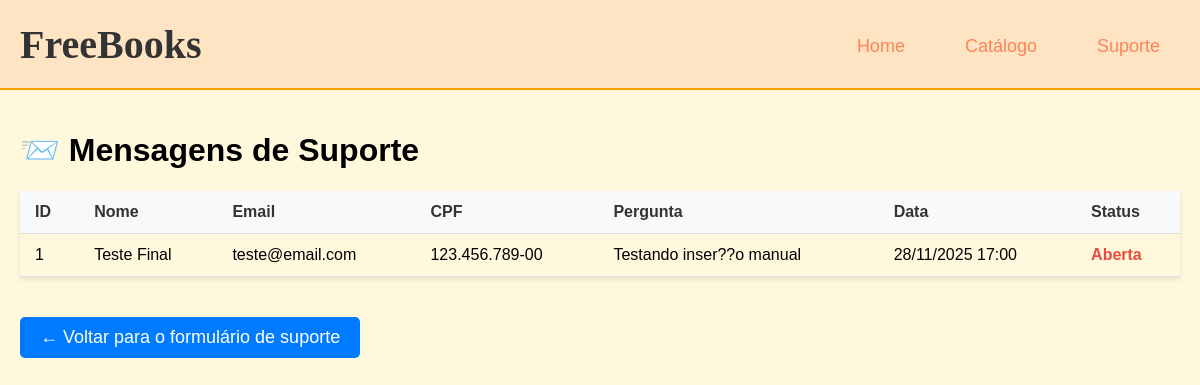
/ver_mensagens.php, run on the app's committed database.
### tables this page shows
CREATE TABLE IF NOT EXISTS `suportes` (
  `id` int(11) NOT NULL AUTO_INCREMENT,
  `nome` varchar(100) NOT NULL,
  `email` varchar(100) NOT NULL,
  `cpf` varchar(14) NOT NULL,
  `pergunta` text NOT NULL,
  `data_envio` timestamp NOT NULL DEFAULT current_timestamp(),
  `status` enum('aberta','respondida') DEFAULT 'aberta',
  PRIMARY KEY (`id`)
);

### ver_mensagens.php (the view, shortened to what this page needs)
<!DOCTYPE html>
<html lang="pt-BR">
<head>
    <link rel="stylesheet" href="style.css">
</head>
<body>
    <header>
        <span class="logotipo">FreeBooks</span>
        <ul class="navlinks">
            <li><a href="index.php">Home</a></li>
            <li><a href="catalogo.php">Catálogo</a></li>
            <li><a href="suporte.php">Suporte</a></li>
        </ul>
    </header>
    <div class="container">
        <h1>📨 Mensagens de Suporte</h1>
        <?php
        include 'config.php';
        $sql = "SELECT * FROM suportes ORDER BY data_envio DESC";
        $result = $conn->query($sql);
        if ($result && $result->num_rows > 0):
        ?>
            <table>
                <thead>
                    <tr>
                        <th>ID</th>
                        <th>Nome</th>
                        <th>Email</th>
                        <th>CPF</th>
                        <th>Pergunta</th>
                        <th>Data</th>
                        <th>Status</th>
                    </tr>
                </thead>
                <tbody>
                    <?php while($row = $result->fetch_assoc()): ?>
                    <tr>
                        <td><?php echo $row['id']; ?></td>
                        <td><?php echo htmlspecialchars($row['nome']); ?></td>
                        <td><?php echo htmlspecialchars($row['email']); ?></td>
                        <td><?php echo htmlspecialchars($row['cpf']); ?></td>
                        <td><?php echo htmlspecialchars($row['pergunta']); ?></td>
                        <td><?php echo date('d/m/Y H:i', strtotime($row['data_envio'])); ?></td>
                        <td class="<?php echo $row['status']; ?>">
                            <?php echo ucfirst($row['status']); ?>
                        </td>
                    </tr>
                    <?php endwhile; ?>
                </tbody>
            </table>
        <?php else: ?>
            <div class="mensagem-vazia">
                📭 Nenhuma mensagem de suporte encontrada.
            </div>
        <?php endif; ?>
        <a href="suporte.php" class="voltar-link">← Voltar para o formulário de suporte</a>
    </div>
</body>
</html>

### style/style.css (style rules this page uses)
body { background-color: cornsilk; padding-bottom: 70px; margin: 0; font-family: Arial, Helvetica, sans-serif; }
li, a { font-size: 18px; color: rgb(253, 132, 88); list-style: none; display: inline-block; text-decoration: none; }
header { display: flex; justify-content: space-between; align-items: center; padding: 20px 20px; background-color: bisque; border-bottom: 2px solid orange; }
.logotipo { font-family: cursive; font-size: 40px; font-weight: bold; color: #333; }
.navlinks { list-style: none; margin: 0; padding: 0; display: flex; gap: 20px; }
.navlinks li { display: inline-block; padding: 10px 20px; font-size: x-large; }
.navlinks li a { color: rgb(253, 132, 88); text-decoration: none; transition: color 0.3s ease; }
th { font-family: Arial, Helvetica, sans-serif; color: #333; }

### ver_mensagens.php (style rules this page uses)
.container { max-width: 1200px; margin: 0 auto; padding: 20px; }
table { width: 100%; border-collapse: collapse; margin: 20px 0; box-shadow: 0 2px 5px rgba(0,0,0,0.1); }
th, td { padding: 12px 15px; text-align: left; border-bottom: 1px solid #ddd; }
th { background-color: #f8f9fa; font-weight: bold; color: #333; }
.aberta { color: #e74c3c; font-weight: bold; }
.voltar-link { display: inline-block; margin-top: 20px; padding: 10px 20px; background: #007bff; color: white; text-decoration: none; border-radius: 5px; }

### data on the page
suportes: id "1", nome "Teste Final", email "teste@email.com", cpf "123.456.789-00", pergunta "Testando inser??o manual", data_envio "28/11/2025 17:00", status "Aberta"
